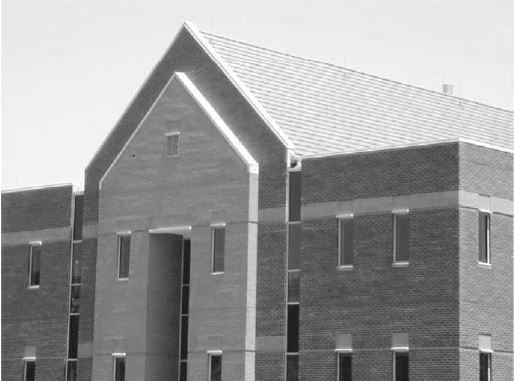
#> input picture building.tif, 514 x 381 px
$ jupyter execute canny_edge_detection.ipynb
#> lines starting #> are read from the running program, lines starting #| are printed output that depends on the picture
### Canny Edge detector from scratch

#### 5 Steps:
<ol>
    <li>Noise Reduction - Gaussian Filter</li>
    <li>Gradient Calculation</li>
    <li>Non-maximum Suppression</li>
    <li>Double Threshold to determine potential edges</li>
    <li>Edge Tracking by Hysterises</li>
</ol>

[cell 1]
import numpy as np
import cv2
from PIL import Image
import matplotlib.pyplot as plt
from skimage.color import rgb2gray
from scipy import ndimage
import time

#### Step 0: Load and display image

[cell 2]
img = rgb2gray(np.array(cv2.imread("building.tif"))) #normalize to [0 - 1]
#> img: shape (381, 514) float64; min 0.0745, max 1, mean 0.604

[cell 3]
plt.imshow(img, 'gray')
plt.title("Input Image (grayscale)")
plt.show()

#### Step 1:  Blur the image with Gaussian filter for different values of σ

[cell 4]
def G(img, sigma):
    """Gaussian Filter"""
#> called with sigma = 2
    return ndimage.gaussian_filter(img, sigma)

[cell 5]
sigmas = [2, 8, 16]
blurred = [G(img, v) for v in sigmas]
#> call 3 of G, with sigma = 16
#> in G (call 3), `return ndimage.gaussian_filter(img, sigma)`:
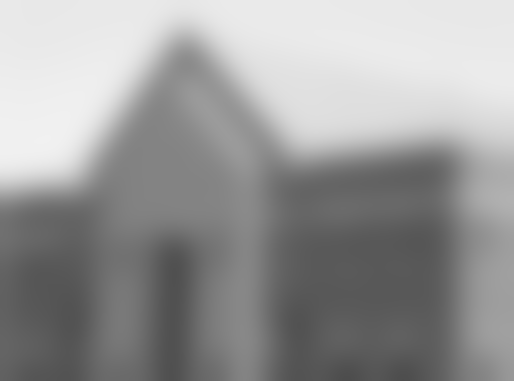
#> returned value: shape (381, 514) float64; min 0.303, max 0.945, mean 0.604
#> blurred = 3 items

[cell 6]
### display images
plt.figure(figsize=(15, 15))
for i in range(len(sigmas)):
    plt.subplot(1, len(sigmas), i+1), plt.imshow(blurred[i], 'gray')
    plt.title("Gaussian Blur with sigma = " + str(sigmas[i]))
    plt.xticks([]), plt.yticks([]) #remove x and y axis

plt.show()
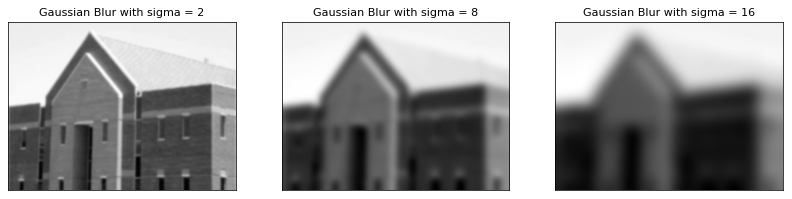
#> figure drawn by matplotlib, 3 panels

#### Step 2: Calculate Gradient magnitudes and directions

[cell 7]
def normalize(img):
    """Normalize image to [0 - 1]"""
    return img/img.max()

[cell 8]
def sobel_filter(img, direction):
    """
    Implement Sobel Filter to compute the derivitive of gaussian.
    @Param:
    1. img - gaussian blur image.
    2. direction - 'x' or 'y' for calculating Sobel operator w.r.t x/y
    """
    if(direction == 'x'):
        sobelX = np.array([[-1, 0, 1], [-2, 0, 2], [-1, 0, 1]], np.float32)
        filter = ndimage.convolve(img, sobelX)
    elif(direction == 'y'):
        sobelY = np.array([[1, 2, 1], [0, 0, 0], [-1, -2, -1]], np.float32)
        filter = ndimage.convolve(img, sobelY)
    else:
        raise ValueError("Direction should be either 'x' or 'y', found: " + str(direction))

    return normalize(filter)

[cell 9]
def image_gradient(img):
    """
    Calculates the Magnitude and Angle of gaussian filtered images using Sobel operator
    i.e. 1st derivitive of Gaussians.
    @Param:
    1. img - gaussian filtered image.
    @Returns:
    1. magnitude - Magnitude of gradient image
    2. angle - angle maxtrix of gradient image
    3. gradient['x'] : Gradient in the x direction, using Sobel filter.
    4. gradient['y'] : Gradient in the y direction, using Sobel filter.
    """
    dx = sobel_filter(img, 'x')
    dy = sobel_filter(img, 'y')
    magnitude = np.hypot(dx, dy)
    magnitude = magnitude / magnitude.max() * 255
    angle = np.arctan2(dy,dx) #Array of angles in degrees, in the range [0, 360].
    return magnitude, angle, {'x': dx, 'y': dy}

[cell 10]
gradients = [] #magnitude and angles of images
for gaussian_img in blurred:
    mag, angle, gradient = image_gradient(gaussian_img)
    gradients.append(mag)
    gradients.append(angle)
#> this loop made 3 passes
#> pass 1, in sobel_filter, `filter = ndimage.convolve(img, sobelX)`:
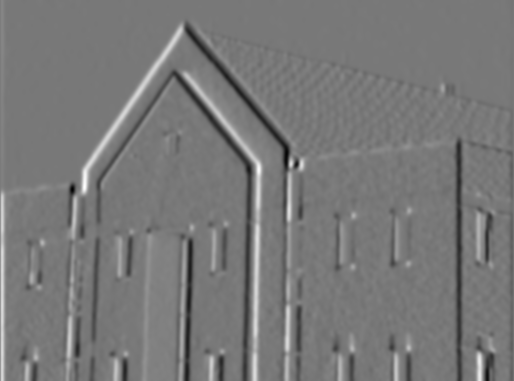
#> filter: shape (381, 514) float64; min -0.75, max 0.835, mean 0.000268; drawn with min black and max white
#> pass 1, in sobel_filter (call 2), `filter = ndimage.convolve(img, sobelY)`:
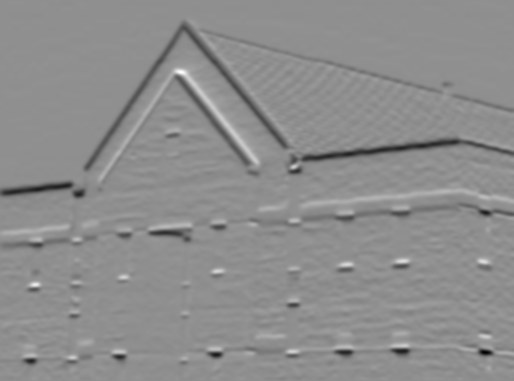
#> filter: shape (381, 514) float64; min -0.938, max 0.73, mean -0.0113; drawn with min black and max white
#> after the loop, gradients = 6 items

assert(len(gradients) == 2*len(blurred))

[cell 11]
### display images
plt.figure(figsize=(8, 20))
for i in range(len(gradients)):
    plt.subplot(len(gradients), 2, i+1), plt.imshow(gradients[i], 'gray')
    title = ["Magnitude ", "Angle "]
    plt.title(title[i % 2] + "with sigma = " + str(sigmas[i//2]))
    plt.xticks([]), plt.yticks([]) #remove x and y axis
#> this loop made 6 passes

plt.show()
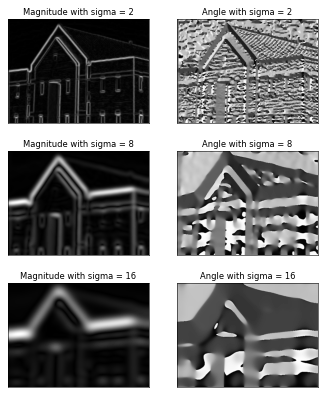
#> figure drawn by matplotlib, 6 panels

#### Step 3: Non-maximum Suppression
<p>Basic Idea: If a pixel is not a maximum, suppress it</p>

[cell 12]
## if gradient orientation is b/w 22.5 - 67.5 degrees:
##>> change is occuring from top left corner to bottom right corner (diagonal #1).

## if gradient orientation is b/w 67.5 - 112.5 degrees:
##>> change is occuring from top to bottom.

## if gradient orientation is b/w 112.5 - 157.5 degrees:
##>> change is occuring from top right corner to bottom left corner (diagonal #2).

## if gradient orientation is b/w 157.5 - 180 or 0 - 22.5 degrees:
##>> change is occuring from left to right.

[cell 13]
def non_max_suppression(img, D):
    """Compute the non-max suppression (w/o interpolation) of a gaussian blurred image"""
    M, N = img.shape
    Z = np.zeros((M,N), dtype=np.int32)
    angle = D * 180. / np.pi #convert to angle
    angle[angle < 0] += 180 #set to [0 - 180] for all angles
    for i in range(1,M-1):
        for j in range(1,N-1):
            q = 255
            r = 255

           #angle 0
            if (0 <= angle[i,j] < 22.5) or (157.5 <= angle[i,j] <= 180):
                q = img[i, j+1]
                r = img[i, j-1]

            #angle 45
            elif (22.5 <= angle[i,j] < 67.5):
                q = img[i+1, j-1]
                r = img[i-1, j+1]

            #angle 90
            elif (67.5 <= angle[i,j] < 112.5):
                q = img[i+1, j]
                r = img[i-1, j]

            #angle 135
            elif (112.5 <= angle[i,j] < 157.5):
                q = img[i-1, j-1]
                r = img[i+1, j+1]

            if (img[i,j] >= q) and (img[i,j] >= r):
                Z[i,j] = img[i,j]

    return Z

[cell 14]
#Compute Non-max suppression for each gaussian filtered image
nms = []
for i in range(0, len(gradients), 2):
    output = non_max_suppression(gradients[i], gradients[i + 1])
    nms.append(output)
#> this loop made 3 passes
#> i on pass 3: 4
#> pass 1, in non_max_suppression, `angle = D * 180. / np.pi`:
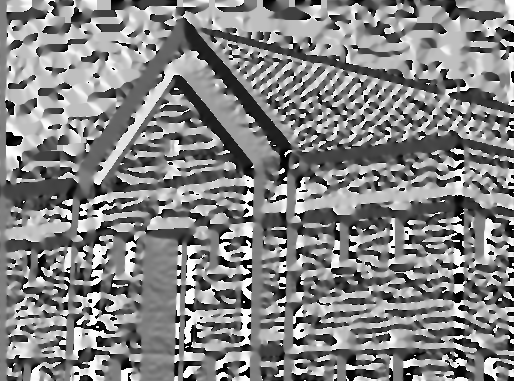
#> angle: shape (381, 514) float64; min -180, max 180, mean 6.7; drawn with min black and max white
#> after the loop, nms = 3 items

[cell 15]
### display images
plt.figure(figsize=(10, 10))
for i in range(len(nms)):
    plt.subplot(len(nms), 1, i+1), plt.imshow(nms[i], 'gray')
    plt.title("Running non-max suppression with sigma = " + str(sigmas[i]))
    plt.xticks([]), plt.yticks([]) #remove x and y axis

plt.show()
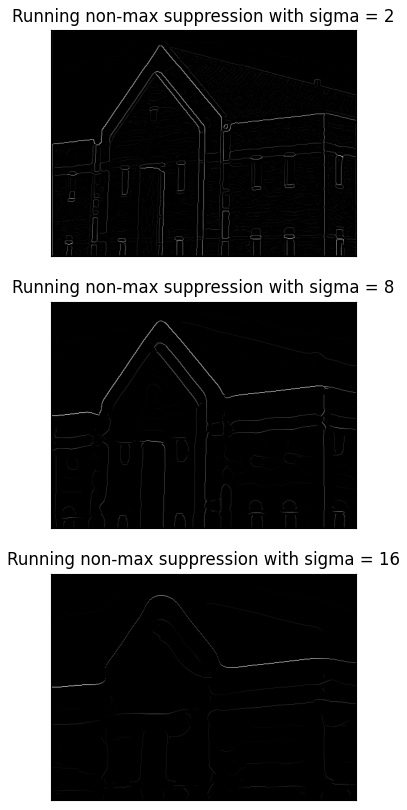
#> figure drawn by matplotlib, 3 panels

#### Step 4: Thresholding with Hysteresis

[cell 16]
## the point of thresholding is to reduce false edge points. This is done using a low and high threshold.
## According to the paper, threshold ratio (T_h : T_l) should be in the range 2:1 - 3:1.

#Done in 2 parts:
# >! Double Thresholding
# >! Hysteresis

[cell 17]
def double_thresholding(nms_image, T_l, T_h):
    """
    Performs double thresholding.
    @Param:
    1. nms_image - Non max suppression image
    2. T_l - Low Threshold.
    3. T_h - High Threshold.
    NOTE: T_h/T_l ⊆ [2 - 3]
    @Return:
    - thresholded_image := Process of applying Double Thresholding to Non-Max suppressed image.
    """
    if(T_h/T_l > 3 or T_h/T_l < 2):
        raise Exception("Incorrect ratio: T_h/T_l ⊆ [2 - 3], your ratio was: " + str(T_h/T_l))

    thresholded = np.zeros(nms_image.shape) #thresholding output
    n, m = nms_image.shape #get height and width

    for i in range(n - 1):
        for j in range(m - 1):
            intensity = nms_image[i, j]
            if(intensity >= T_h): #higher than Threshold hight, strong edge!
                thresholded[i, j] = 255
            elif(T_h > intensity >= T_l): #weak edge
                thresholded[i, j] = 128 #default to weak edge

    return thresholded

[cell 18]
def hysteresis(nms, T_l, T_h):
    """
    Performs hysteresis on a double thresholded image.
    1. nms - Non-max suppression image (will compute its threshold)
    2. T_l - Low Threshold.
    3. T_h - High Threshold.
    NOTE: T_h/T_l ⊆ [2 - 3]
    @Param:
    1. thresholded_image - Double thresholding applied to non-max suppression.
    """
    thresholded_image = double_thresholding(nms, T_l, T_h) #calculate double threshold

    h_out = np.zeros(thresholded_image.shape)
    n, m = h_out.shape #get dimensions

    for i in range(n):
        for j in range(m):
            intensity = thresholded_image[i, j]
            if(intensity == 255):
                h_out[i,j] = 255
            elif(intensity == 128):#check for strong edges
                #check all 8 neighbors, if any or them are a strong edge, mark ME as strong edge too.
                diagonal_right = np.sum(thresholded_image.diagonal()[i-1:i+2] == 255.0)
                diagonal_left = np.sum(np.fliplr(thresholded_image).diagonal()[i-1:i+2] == 255.0)
                left_right = np.sum(thresholded_image[i-1:i+2,j] == 255.0) #left - right
                top_bottom = np.sum(thresholded_image[i,j-1:j+2] == 255.0) #top - bottom
                if(diagonal_left + diagonal_right + left_right + top_bottom >= 1): #found strong edge connection
                    h_out[i, j] = 255
    return h_out

[cell 19]
### display images
plt.figure(figsize=(10, 10))
for i in range(len(nms)):
    output = hysteresis(nms[i].copy(), 10, 20)
    plt.subplot(len(nms), 1, i+1), plt.imshow(output, 'gray')
    plt.title("Thresholding with hysteresis, sigma = " + str(sigmas[i]))
    plt.xticks([]), plt.yticks([]) #remove x and y axis
#> this loop made 3 passes
#> pass 1, in hysteresis, `thresholded_image = double_thresholding(nms, T_l, T_h)`:
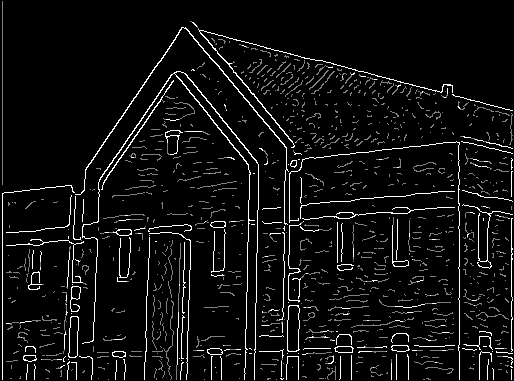
#> thresholded_image: shape (381, 514) float64; min 0, max 255, mean 15.2
#> pass 1, `output = hysteresis(nms[i].copy(), 10, 20)`:
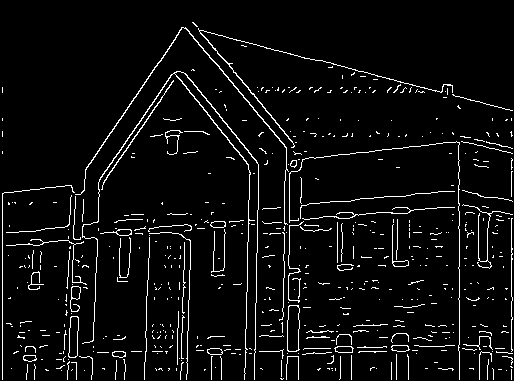
#> output: shape (381, 514) float64; 5.1% white in thin lines or dots

plt.show()

## Built-in Canny Edge Detector (openCV2)

[cell 20]
### display images
plt.figure(figsize=(10, 10))
for i in range(len(blurred)):
    img = blurred[i].copy()
    img *= 255
    img = img.astype(np.uint8) #convert back to [0 - 255]
    canny = cv2.Canny(img, 7, 14)
    plt.subplot(len(nms), 1, i+1), plt.imshow(canny, 'gray')
    plt.title("Thresholding with hysteresis, sigma = " + str(sigmas[i]))
    plt.xticks([]), plt.yticks([]) #remove x and y axis

plt.show()
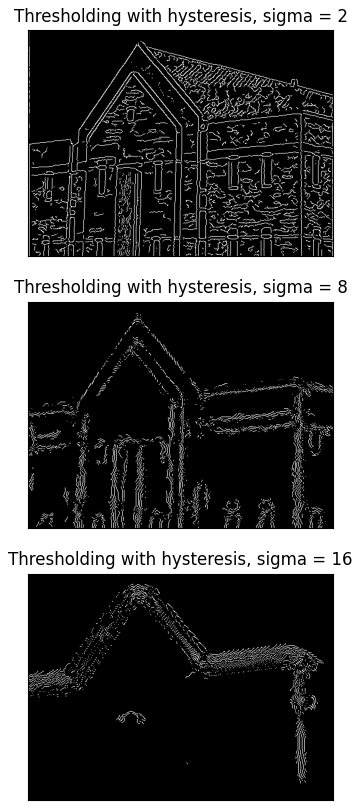
#> figure drawn by matplotlib, 3 panels
